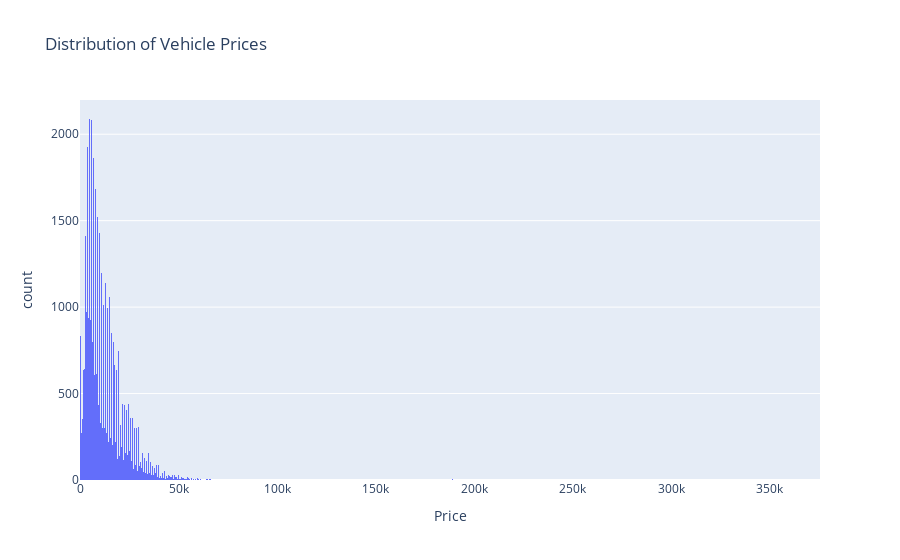

Here is the notebook cell this chart was saved with:
### Markdown cell above
From the graph above by make, the highest average price is from Ram and Cadillac

### Code cell
# Assuming 'price' is the column for vehicle prices
fig = px.histogram(df, x='price', title='Distribution of Vehicle Prices', labels={'price': 'Price'})

# Show the plot
fig.show()

### Figure 1 — Plotly figure (JSON) as saved in the notebook; plotly's stock layout.template omitted (floating-point values rounded to 4 significant figures; data arrays with more than 128 entries replaced by an {"elided": "..."} marker saying what was removed)
{"data": [{"alignmentgroup": "True", "bingroup": "x", "hovertemplate": "Price=%{x}<br>count=%{y}<extra></extra>", "legendgroup": "", "marker": {"color": "#636efa", "pattern": {"shape": ""}}, "name": "", "offsetgroup": "", "orientation": "v", "showlegend": false, "type": "histogram", "x": {"elided": "40563 int values"}, "xaxis": "x", "yaxis": "y"}], "layout": {"barmode": "relative", "legend": {"tracegroupgap": 0}, "title": {"text": "Distribution of Vehicle Prices"}, "xaxis": {"anchor": "y", "domain": [0, 1], "title": {"text": "Price"}}, "yaxis": {"anchor": "x", "domain": [0, 1], "title": {"text": "count"}}}}
